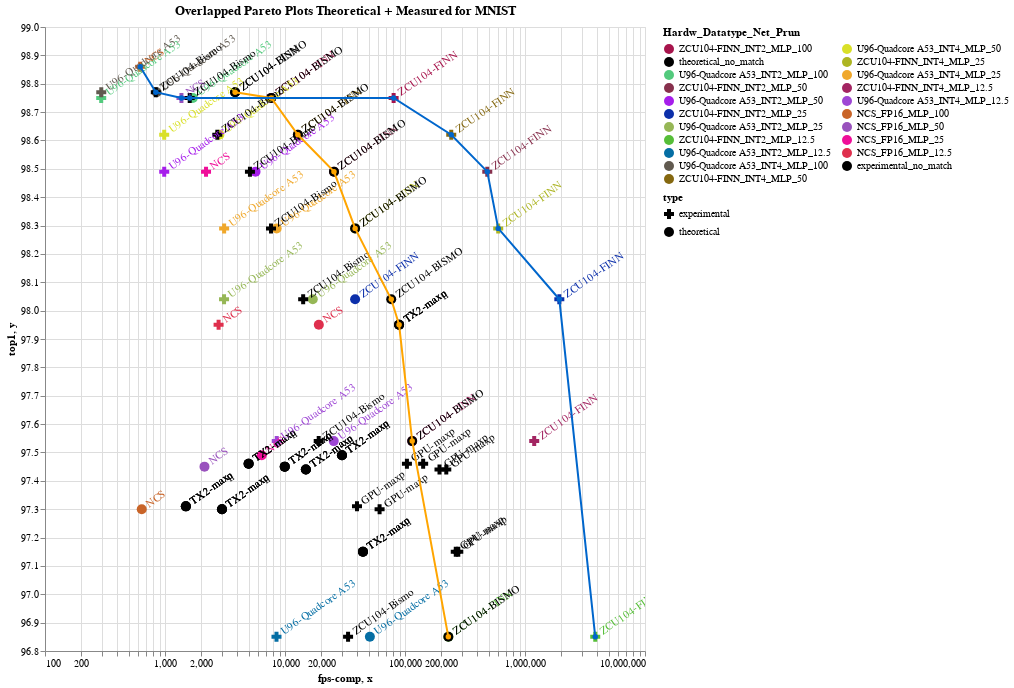

The code cell stored with this chart in its notebook:
### Code cell
#hide_input
plot_it_now(df= overlapped_pareto_mnist, xcol= 'fps-comp', ycol= 'top1', groupcol= 'hardw_datatype_net_prun', title='Overlapped Pareto Plots Theoretical + Measured for MNIST')

### Figure 1 — Vega-Lite specification as saved in the notebook (floating-point values rounded to 4 significant figures)
{"config": {"view": {"continuousWidth": 400, "continuousHeight": 300}}, "layer": [{"layer": [{"mark": {"type": "point", "filled": true, "opacity": 1, "size": 100}, "encoding": {"color": {"type": "nominal", "field": "color", "legend": {"columns": 2, "title": "Hardw_Datatype_Net_Prun"}, "scale": {"domain": ["ZCU104-FINN_INT2_MLP_100", "theoretical_no_match", "U96-Quadcore A53_INT2_MLP_100", "ZCU104-FINN_INT2_MLP_50", "U96-Quadcore A53_INT2_MLP_50", "ZCU104-FINN_INT2_MLP_25", "U96-Quadcore A53_INT2_MLP_25", "ZCU104-FINN_INT2_MLP_12.5", "U96-Quadcore A53_INT2_MLP_12.5", "U96-Quadcore A53_INT4_MLP_100", "ZCU104-FINN_INT4_MLP_50", "U96-Quadcore A53_INT4_MLP_50", "ZCU104-FINN_INT4_MLP_25", "U96-Quadcore A53_INT4_MLP_25", "ZCU104-FINN_INT4_MLP_12.5", "U96-Quadcore A53_INT4_MLP_12.5", "NCS_FP16_MLP_100", "NCS_FP16_MLP_50", "NCS_FP16_MLP_25", "NCS_FP16_MLP_12.5", "experimental_no_match"], "range": ["#A7144C", "#000000", "#53CA7D", "#87304D", "#A61EEB", "#0C2FAA", "#96B756", "#56BE38", "#056EA4", "#615A50", "#856810", "#D9E028", "#ADB522", "#F0A82B", "#A32562", "#9E47D5", "#C96428", "#9952BD", "#EF0E99", "#DF2F4D", "#000000"]}}, "shape": {"type": "nominal", "field": "type", "scale": {"range": ["cross", "circle"]}}, "tooltip": [{"type": "nominal", "field": "hardw_datatype_net_prun"}, {"type": "nominal", "field": "color"}, {"type": "nominal", "field": "type"}, {"type": "quantitative", "field": "fps-comp"}, {"type": "nominal", "field": "top1"}], "x": {"type": "quantitative", "field": "fps-comp", "scale": {"type": "log"}}, "y": {"type": "quantitative", "field": "top1", "scale": {"zero": false}}}, "height": 624.0, "selection": {"selector038": {"type": "interval", "bind": "scales", "encodings": ["x", "y"]}}, "title": "Overlapped Pareto Plots Theoretical + Measured for MNIST", "width": 600}, {"mark": {"type": "text", "align": "left", "angle": 325, "baseline": "middle", "dx": 7}, "encoding": {"color": {"type": "nominal", "field": "color", "legend": {"columns": 2, "title": "Hardw_Datatype_Net_Prun"}, "scale": {"domain": ["ZCU104-FINN_INT2_MLP_100", "theoretical_no_match", "U96-Quadcore A53_INT2_MLP_100", "ZCU104-FINN_INT2_MLP_50", "U96-Quadcore A53_INT2_MLP_50", "ZCU104-FINN_INT2_MLP_25", "U96-Quadcore A53_INT2_MLP_25", "ZCU104-FINN_INT2_MLP_12.5", "U96-Quadcore A53_INT2_MLP_12.5", "U96-Quadcore A53_INT4_MLP_100", "ZCU104-FINN_INT4_MLP_50", "U96-Quadcore A53_INT4_MLP_50", "ZCU104-FINN_INT4_MLP_25", "U96-Quadcore A53_INT4_MLP_25", "ZCU104-FINN_INT4_MLP_12.5", "U96-Quadcore A53_INT4_MLP_12.5", "NCS_FP16_MLP_100", "NCS_FP16_MLP_50", "NCS_FP16_MLP_25", "NCS_FP16_MLP_12.5", "experimental_no_match"], "range": ["#A7144C", "#000000", "#53CA7D", "#87304D", "#A61EEB", "#0C2FAA", "#96B756", "#56BE38", "#056EA4", "#615A50", "#856810", "#D9E028", "#ADB522", "#F0A82B", "#A32562", "#9E47D5", "#C96428", "#9952BD", "#EF0E99", "#DF2F4D", "#000000"]}}, "shape": {"type": "nominal", "field": "type", "scale": {"range": ["cross", "circle"]}}, "text": {"type": "nominal", "field": "hardw"}, "tooltip": [{"type": "nominal", "field": "hardw_datatype_net_prun"}, {"type": "nominal", "field": "color"}, {"type": "nominal", "field": "type"}, {"type": "quantitative", "field": "fps-comp"}, {"type": "nominal", "field": "top1"}], "x": {"type": "quantitative", "field": "fps-comp", "scale": {"type": "log"}}, "y": {"type": "quantitative", "field": "top1", "scale": {"zero": false}}}, "height": 624.0, "title": "Overlapped Pareto Plots Theoretical + Measured for MNIST", "width": 600}], "data": {"name": "data-d27525a94ce8188a2c7a81dd6da3e9de"}}, {"layer": [{"data": {"name": "data-cbc69d3c80f54c2420bfdac935848113"}, "mark": {"type": "line", "point": true}, "encoding": {"color": {"value": "#FFA500"}, "tooltip": [{"type": "nominal", "field": "group"}, {"type": "quantitative", "field": "x"}, {"type": "nominal", "field": "y"}], "x": {"type": "quantitative", "field": "x"}, "y": {"type": "quantitative", "field": "y", "scale": {"zero": false}}}, "selection": {"selector036": {"type": "interval", "bind": "scales", "encodings": ["x", "y"]}}}, {"data": {"name": "data-29de145953af0ac8a69ab881b19f7abf"}, "mark": {"type": "line", "point": true}, "encoding": {"color": {"value": "#0066CC"}, "tooltip": [{"type": "nominal", "field": "group"}, {"type": "quantitative", "field": "x"}, {"type": "quantitative", "field": "y"}], "x": {"type": "quantitative", "field": "x"}, "y": {"type": "quantitative", "field": "y", "scale": {"zero": false}}}, "selection": {"selector037": {"type": "interval", "bind": "scales", "encodings": ["x", "y"]}}}]}], "resolve": {"scale": {"color": "independent", "shape": "independent"}}, "title": "Overlapped Pareto Plots Theoretical + Measured for MNIST", "$schema": "https://vega.github.io/schema/vega-lite/v4.0.2.json", "datasets": {"data-d27525a94ce8188a2c7a81dd6da3e9de": [{"hardw_datatype_net_prun": "ZCU104-FINN_INT2_MLP_100", "hardw": "ZCU104-FINN", "network": "MLP", "fps-comp": 7680.0, "top1": "98.75", "type": "theoretical", "color": "ZCU104-FINN_INT2_MLP_100"}, {"hardw_datatype_net_prun": "ZCU104-BISMO_INT2_MLP_100", "hardw": "ZCU104-BISMO", "network": "MLP", "fps-comp": 7680.0, "top1": "98.75", "type": "theoretical", "color": "theoretical_no_match"}, {"hardw_datatype_net_prun": "U96-Quadcore A53_INT2_MLP_100", "hardw": "U96-Quadcore A53", "network": "MLP", "fps-comp": 1704.0, "top1": "98.75", "type": "theoretical", "color": "U96-Quadcore A53_INT2_MLP_100"}, {"hardw_datatype_net_prun": "ZCU104-FINN_INT2_MLP_50", "hardw": "ZCU104-FINN", "network": "MLP", "fps-comp": 25600.0, "top1": "98.49", "type": "theoretical", "color": "ZCU104-FINN_INT2_MLP_50"}, {"hardw_datatype_net_prun": "ZCU104-BISMO_INT2_MLP_50", "hardw": "ZCU104-BISMO", "network": "MLP", "fps-comp": 25600.0, "top1": "98.49", "type": "theoretical", "color": "theoretical_no_match"}, {"hardw_datatype_net_prun": "U96-Quadcore A53_INT2_MLP_50", "hardw": "U96-Quadcore A53", "network": "MLP", "fps-comp": 5680.0, "top1": "98.49", "type": "theoretical", "color": "U96-Quadcore A53_INT2_MLP_50"}, {"hardw_datatype_net_prun": "ZCU104-FINN_INT2_MLP_25", "hardw": "ZCU104-FINN", "network": "MLP", "fps-comp": 38400.0, "top1": "98.04", "type": "theoretical", "color": "ZCU104-FINN_INT2_MLP_25"}, {"hardw_datatype_net_prun": "ZCU104-BISMO_INT2_MLP_25", "hardw": "ZCU104-BISMO", "network": "MLP", "fps-comp": 76800.0, "top1": "98.04", "type": "theoretical", "color": "theoretical_no_match"}, {"hardw_datatype_net_prun": "U96-Quadcore A53_INT2_MLP_25", "hardw": "U96-Quadcore A53", "network": "MLP", "fps-comp": 17040.0, "top1": "98.04", "type": "theoretical", "color": "U96-Quadcore A53_INT2_MLP_25"}, {"hardw_datatype_net_prun": "ZCU104-FINN_INT2_MLP_12.5", "hardw": "ZCU104-FINN", "network": "MLP", "fps-comp": 229700.0, "top1": "96.85", "type": "theoretical", "color": "ZCU104-FINN_INT2_MLP_12.5"}, {"hardw_datatype_net_prun": "ZCU104-BISMO_INT2_MLP_12.5", "hardw": "ZCU104-BISMO", "network": "MLP", "fps-comp": 229700.0, "top1": "96.85", "type": "theoretical", "color": "theoretical_no_match"}, {"hardw_datatype_net_prun": "U96-Quadcore A53_INT2_MLP_12.5", "hardw": "U96-Quadcore A53", "network": "MLP", "fps-comp": 50970.0, "top1": "96.85", "type": "theoretical", "color": "U96-Quadcore A53_INT2_MLP_12.5"}, {"hardw_datatype_net_prun": "ZCU104-FINN_INT4_MLP_100", "hardw": "ZCU104-FINN", "network": "MLP", "fps-comp": 3840.0, "top1": "98.77", "type": "theoretical", "color": "theoretical_no_match"}, {"hardw_datatype_net_prun": "ZCU104-BISMO_INT4_MLP_100", "hardw": "ZCU104-BISMO", "network": "MLP", "fps-comp": 3840.0, "top1": "98.77", "type": "theoretical", "color": "theoretical_no_match"}, {"hardw_datatype_net_prun": "U96-Quadcore A53_INT4_MLP_100", "hardw": "U96-Quadcore A53", "network": "MLP", "fps-comp": 852.0, "top1": "98.77", "type": "theoretical", "color": "U96-Quadcore A53_INT4_MLP_100"}, {"hardw_datatype_net_prun": "ZCU104-FINN_INT4_MLP_50", "hardw": "ZCU104-FINN", "network": "MLP", "fps-comp": 12800.0, "top1": "98.62", "type": "theoretical", "color": "ZCU104-FINN_INT4_MLP_50"}, {"hardw_datatype_net_prun": "ZCU104-BISMO_INT4_MLP_50", "hardw": "ZCU104-BISMO", "network": "MLP", "fps-comp": 12800.0, "top1": "98.62", "type": "theoretical", "color": "theoretical_no_match"}, {"hardw_datatype_net_prun": "U96-Quadcore A53_INT4_MLP_50", "hardw": "U96-Quadcore A53", "network": "MLP", "fps-comp": 2840.0, "top1": "98.62", "type": "theoretical", "color": "U96-Quadcore A53_INT4_MLP_50"}, {"hardw_datatype_net_prun": "ZCU104-FINN_INT4_MLP_25", "hardw": "ZCU104-FINN", "network": "MLP", "fps-comp": 38400.0, "top1": "98.29", "type": "theoretical", "color": "ZCU104-FINN_INT4_MLP_25"}, {"hardw_datatype_net_prun": "ZCU104-BISMO_INT4_MLP_25", "hardw": "ZCU104-BISMO", "network": "MLP", "fps-comp": 38400.0, "top1": "98.29", "type": "theoretical", "color": "theoretical_no_match"}, {"hardw_datatype_net_prun": "U96-Quadcore A53_INT4_MLP_25", "hardw": "U96-Quadcore A53", "network": "MLP", "fps-comp": 8520.0, "top1": "98.29", "type": "theoretical", "color": "U96-Quadcore A53_INT4_MLP_25"}, {"hardw_datatype_net_prun": "ZCU104-FINN_INT4_MLP_12.5", "hardw": "ZCU104-FINN", "network": "MLP", "fps-comp": 114900.0, "top1": "97.54", "type": "theoretical", "color": "ZCU104-FINN_INT4_MLP_12.5"}, {"hardw_datatype_net_prun": "ZCU104-BISMO_INT4_MLP_12.5", "hardw": "ZCU104-BISMO", "network": "MLP", "fps-comp": 114900.0, "top1": "97.54", "type": "theoretical", "color": "theoretical_no_match"}, {"hardw_datatype_net_prun": "U96-Quadcore A53_INT4_MLP_12.5", "hardw": "U96-Quadcore A53", "network": "MLP", "fps-comp": 25480.0, "top1": "97.54", "type": "theoretical", "color": "U96-Quadcore A53_INT4_MLP_12.5"}, {"hardw_datatype_net_prun": "TX2-maxn_FP16_MLP_100", "hardw": "TX2-maxn", "network": "MLP", "fps-comp": 2985.0, "top1": "97.3", "type": "theoretical", "color": "theoretical_no_match"}, {"hardw_datatype_net_prun": "TX2-maxp_FP16_MLP_100", "hardw": "TX2-maxp", "network": "MLP", "fps-comp": 2985.0, "top1": "97.3", "type": "theoretical", "color": "theoretical_no_match"}, {"hardw_datatype_net_prun": "TX2-maxq_FP16_MLP_100", "hardw": "TX2-maxq", "network": "MLP", "fps-comp": 2985.0, "top1": "97.3", "type": "theoretical", "color": "theoretical_no_match"}, {"hardw_datatype_net_prun": "NCS_FP16_MLP_100", "hardw": "NCS", "network": "MLP", "fps-comp": 640.0, "top1": "97.3", "type": "theoretical", "color": "NCS_FP16_MLP_100"}, {"hardw_datatype_net_prun": "TX2-maxn_FP16_MLP_50", "hardw": "TX2-maxn", "network": "MLP", "fps-comp": 9950.0, "top1": "97.45", "type": "theoretical", "color": "theoretical_no_match"}, {"hardw_datatype_net_prun": "TX2-maxp_FP16_MLP_50", "hardw": "TX2-maxp", "network": "MLP", "fps-comp": 9950.0, "top1": "97.45", "type": "theoretical", "color": "theoretical_no_match"}, {"hardw_datatype_net_prun": "TX2-maxq_FP16_MLP_50", "hardw": "TX2-maxq", "network": "MLP", "fps-comp": 9950.0, "top1": "97.45", "type": "theoretical", "color": "theoretical_no_match"}, {"hardw_datatype_net_prun": "NCS_FP16_MLP_50", "hardw": "NCS", "network": "MLP", "fps-comp": 2133.0, "top1": "97.45", "type": "theoretical", "color": "NCS_FP16_MLP_50"}, {"hardw_datatype_net_prun": "TX2-maxn_FP16_MLP_25", "hardw": "TX2-maxn", "network": "MLP", "fps-comp": 29850.0, "top1": "97.49", "type": "theoretical", "color": "theoretical_no_match"}, {"hardw_datatype_net_prun": "TX2-maxp_FP16_MLP_25", "hardw": "TX2-maxp", "network": "MLP", "fps-comp": 29850.0, "top1": "97.49", "type": "theoretical", "color": "theoretical_no_match"}, {"hardw_datatype_net_prun": "TX2-maxq_FP16_MLP_25", "hardw": "TX2-maxq", "network": "MLP", "fps-comp": 29850.0, "top1": "97.49", "type": "theoretical", "color": "theoretical_no_match"}, {"hardw_datatype_net_prun": "NCS_FP16_MLP_25", "hardw": "NCS", "network": "MLP", "fps-comp": 6400.0, "top1": "97.49", "type": "theoretical", "color": "NCS_FP16_MLP_25"}, {"hardw_datatype_net_prun": "TX2-maxn_FP16_MLP_12.5", "hardw": "TX2-maxn", "network": "MLP", "fps-comp": 89280.0, "top1": "97.95", "type": "theoretical", "color": "theoretical_no_match"}, {"hardw_datatype_net_prun": "TX2-maxp_FP16_MLP_12.5", "hardw": "TX2-maxp", "network": "MLP", "fps-comp": 89280.0, "top1": "97.95", "type": "theoretical", "color": "theoretical_no_match"}, {"hardw_datatype_net_prun": "TX2-maxq_FP16_MLP_12.5", "hardw": "TX2-maxq", "network": "MLP", "fps-comp": 89280.0, "top1": "97.95", "type": "theoretical", "color": "theoretical_no_match"}, {"hardw_datatype_net_prun": "NCS_FP16_MLP_12.5", "hardw": "NCS", "network": "MLP", "fps-comp": 19140.0, "top1": "97.95", "type": "theoretical", "color": "NCS_FP16_MLP_12.5"}, {"hardw_datatype_net_prun": "TX2-maxn_FP32_MLP_100", "hardw": "TX2-maxn", "network": "MLP", "fps-comp": 1492.0, "top1": "97.31", "type": "theoretical", "color": "theoretical_no_match"}, {"hardw_datatype_net_prun": "TX2-maxp_FP32_MLP_100", "hardw": "TX2-maxp", "network": "MLP", "fps-comp": 1492.0, "top1": "97.31", "type": "theoretical", "color": "theoretical_no_match"}, {"hardw_datatype_net_prun": "TX2-maxq_FP32_MLP_100", "hardw": "TX2-maxq", "network": "MLP", "fps-comp": 1492.0, "top1": "97.31", "type": "theoretical", "color": "theoretical_no_match"}, {"hardw_datatype_net_prun": "TX2-maxn_FP32_MLP_50", "hardw": "TX2-maxn", "network": "MLP", "fps-comp": 4975.0, "top1": "97.46", "type": "theoretical", "color": "theoretical_no_match"}, {"hardw_datatype_net_prun": "TX2-maxp_FP32_MLP_50", "hardw": "TX2-maxp", "network": "MLP", "fps-comp": 4975.0, "top1": "97.46", "type": "theoretical", "color": "theoretical_no_match"}, {"hardw_datatype_net_prun": "TX2-maxq_FP32_MLP_50", "hardw": "TX2-maxq", "network": "MLP", "fps-comp": 4975.0, "top1": "97.46", "type": "theoretical", "color": "theoretical_no_match"}, {"hardw_datatype_net_prun": "TX2-maxn_FP32_MLP_25", "hardw": "TX2-maxn", "network": "MLP", "fps-comp": 14920.0, "top1": "97.44", "type": "theoretical", "color": "theoretical_no_match"}, {"hardw_datatype_net_prun": "TX2-maxp_FP32_MLP_25", "hardw": "TX2-maxp", "network": "MLP", "fps-comp": 14920.0, "top1": "97.44", "type": "theoretical", "color": "theoretical_no_match"}, {"hardw_datatype_net_prun": "TX2-maxq_FP32_MLP_25", "hardw": "TX2-maxq", "network": "MLP", "fps-comp": 14920.0, "top1": "97.44", "type": "theoretical", "color": "theoretical_no_match"}, {"hardw_datatype_net_prun": "TX2-maxn_FP32_MLP_12.5", "hardw": "TX2-maxn", "network": "MLP", "fps-comp": 44640.0, "top1": "97.15", "type": "theoretical", "color": "theoretical_no_match"}, {"hardw_datatype_net_prun": "TX2-maxp_FP32_MLP_12.5", "hardw": "TX2-maxp", "network": "MLP", "fps-comp": 44640.0, "top1": "97.15", "type": "theoretical", "color": "theoretical_no_match"}, {"hardw_datatype_net_prun": "TX2-maxq_FP32_MLP_12.5", "hardw": "TX2-maxq", "network": "MLP", "fps-comp": 44640.0, "top1": "97.15", "type": "theoretical", "color": "theoretical_no_match"}, {"hardw_datatype_net_prun": "GPU-maxp_FP16_MLP_100", "hardw": "GPU-maxp", "network": "MLP", "fps-comp": 61410.0, "top1": 97.3, "type": "experimental", "color": "experimental_no_match"}, {"hardw_datatype_net_prun": "GPU-maxp_FP16_MLP_12.5", "hardw": "GPU-maxp", "network": "MLP", "fps-comp": 278000.0, "top1": 97.15, "type": "experimental", "color": "experimental_no_match"}, {"hardw_datatype_net_prun": "GPU-maxp_FP16_MLP_25", "hardw": "GPU-maxp", "network": "MLP", "fps-comp": 220800.0, "top1": 97.44, "type": "experimental", "color": "experimental_no_match"}, {"hardw_datatype_net_prun": "GPU-maxp_FP16_MLP_50", "hardw": "GPU-maxp", "network": "MLP", "fps-comp": 141700.0, "top1": 97.46, "type": "experimental", "color": "experimental_no_match"}, {"hardw_datatype_net_prun": "GPU-maxp_FP32_MLP_100", "hardw": "GPU-maxp", "network": "MLP", "fps-comp": 39800.0, "top1": 97.31, "type": "experimental", "color": "experimental_no_match"}, {"hardw_datatype_net_prun": "GPU-maxp_FP32_MLP_12.5", "hardw": "GPU-maxp", "network": "MLP", "fps-comp": 264900.0, "top1": 97.15, "type": "experimental", "color": "experimental_no_match"}, {"hardw_datatype_net_prun": "GPU-maxp_FP32_MLP_25", "hardw": "GPU-maxp", "network": "MLP", "fps-comp": 193900.0, "top1": 97.44, "type": "experimental", "color": "experimental_no_match"}, {"hardw_datatype_net_prun": "GPU-maxp_FP32_MLP_50", "hardw": "GPU-maxp", "network": "MLP", "fps-comp": 103800.0, "top1": 97.46, "type": "experimental", "color": "experimental_no_match"}, {"hardw_datatype_net_prun": "NCS_FP16_MLP_100", "hardw": "NCS", "network": "MLP", "fps-comp": 621.3, "top1": 98.86, "type": "experimental", "color": "NCS_FP16_MLP_100"}, {"hardw_datatype_net_prun": "NCS_FP16_MLP_12.5", "hardw": "NCS", "network": "MLP", "fps-comp": 2796.0, "top1": 97.95, "type": "experimental", "color": "NCS_FP16_MLP_12.5"}, {"hardw_datatype_net_prun": "NCS_FP16_MLP_25", "hardw": "NCS", "network": "MLP", "fps-comp": 2197.0, "top1": 98.49, "type": "experimental", "color": "NCS_FP16_MLP_25"}, {"hardw_datatype_net_prun": "NCS_FP16_MLP_50", "hardw": "NCS", "network": "MLP", "fps-comp": 1371.0, "top1": 98.75, "type": "experimental", "color": "NCS_FP16_MLP_50"}, {"hardw_datatype_net_prun": "U96-Quadcore A53_INT2_MLP_100", "hardw": "U96-Quadcore A53", "network": "MLP", "fps-comp": 294.1, "top1": 98.75, "type": "experimental", "color": "U96-Quadcore A53_INT2_MLP_100"}, {"hardw_datatype_net_prun": "U96-Quadcore A53_INT2_MLP_12.5", "hardw": "U96-Quadcore A53", "network": "MLP", "fps-comp": 8494.0, "top1": 96.85, "type": "experimental", "color": "U96-Quadcore A53_INT2_MLP_12.5"}, {"hardw_datatype_net_prun": "U96-Quadcore A53_INT2_MLP_25", "hardw": "U96-Quadcore A53", "network": "MLP", "fps-comp": 3105.0, "top1": 98.04, "type": "experimental", "color": "U96-Quadcore A53_INT2_MLP_25"}, {"hardw_datatype_net_prun": "U96-Quadcore A53_INT2_MLP_50", "hardw": "U96-Quadcore A53", "network": "MLP", "fps-comp": 985.3, "top1": 98.49, "type": "experimental", "color": "U96-Quadcore A53_INT2_MLP_50"}, {"hardw_datatype_net_prun": "U96-Quadcore A53_INT4_MLP_100", "hardw": "U96-Quadcore A53", "network": "MLP", "fps-comp": 294.4, "top1": 98.77, "type": "experimental", "color": "U96-Quadcore A53_INT4_MLP_100"}, {"hardw_datatype_net_prun": "U96-Quadcore A53_INT4_MLP_12.5", "hardw": "U96-Quadcore A53", "network": "MLP", "fps-comp": 8536.0, "top1": 97.54, "type": "experimental", "color": "U96-Quadcore A53_INT4_MLP_12.5"}, {"hardw_datatype_net_prun": "U96-Quadcore A53_INT4_MLP_25", "hardw": "U96-Quadcore A53", "network": "MLP", "fps-comp": 3110.0, "top1": 98.29, "type": "experimental", "color": "U96-Quadcore A53_INT4_MLP_25"}, {"hardw_datatype_net_prun": "U96-Quadcore A53_INT4_MLP_50", "hardw": "U96-Quadcore A53", "network": "MLP", "fps-comp": 984.9, "top1": 98.62, "type": "experimental", "color": "U96-Quadcore A53_INT4_MLP_50"}, {"hardw_datatype_net_prun": "ZCU104-Bismo_INT2_MLP_100", "hardw": "ZCU104-Bismo", "network": "MLP", "fps-comp": 1607.0, "top1": 98.75, "type": "experimental", "color": "experimental_no_match"}, {"hardw_datatype_net_prun": "ZCU104-Bismo_INT2_MLP_12.5", "hardw": "ZCU104-Bismo", "network": "MLP", "fps-comp": 33540.0, "top1": 96.85, "type": "experimental", "color": "experimental_no_match"}, {"hardw_datatype_net_prun": "ZCU104-Bismo_INT2_MLP_25", "hardw": "ZCU104-Bismo", "network": "MLP", "fps-comp": 14170.0, "top1": 98.04, "type": "experimental", "color": "experimental_no_match"}, {"hardw_datatype_net_prun": "ZCU104-Bismo_INT2_MLP_50", "hardw": "ZCU104-Bismo", "network": "MLP", "fps-comp": 5104.0, "top1": 98.49, "type": "experimental", "color": "experimental_no_match"}, {"hardw_datatype_net_prun": "ZCU104-Bismo_INT4_MLP_100", "hardw": "ZCU104-Bismo", "network": "MLP", "fps-comp": 838.4, "top1": 98.77, "type": "experimental", "color": "experimental_no_match"}, {"hardw_datatype_net_prun": "ZCU104-Bismo_INT4_MLP_12.5", "hardw": "ZCU104-Bismo", "network": "MLP", "fps-comp": 19090.0, "top1": 97.54, "type": "experimental", "color": "experimental_no_match"}, {"hardw_datatype_net_prun": "ZCU104-Bismo_INT4_MLP_25", "hardw": "ZCU104-Bismo", "network": "MLP", "fps-comp": 7643.0, "top1": 98.29, "type": "experimental", "color": "experimental_no_match"}, {"hardw_datatype_net_prun": "ZCU104-Bismo_INT4_MLP_50", "hardw": "ZCU104-Bismo", "network": "MLP", "fps-comp": 2728.0, "top1": 98.62, "type": "experimental", "color": "experimental_no_match"}, {"hardw_datatype_net_prun": "ZCU104-FINN_INT2_MLP_100", "hardw": "ZCU104-FINN", "network": "MLP", "fps-comp": 80390.0, "top1": 98.75, "type": "experimental", "color": "ZCU104-FINN_INT2_MLP_100"}, {"hardw_datatype_net_prun": "ZCU104-FINN_INT2_MLP_12.5", "hardw": "ZCU104-FINN", "network": "MLP", "fps-comp": 3850000.0, "top1": 96.85, "type": "experimental", "color": "ZCU104-FINN_INT2_MLP_12.5"}, {"hardw_datatype_net_prun": "ZCU104-FINN_INT2_MLP_25", "hardw": "ZCU104-FINN", "network": "MLP", "fps-comp": 1932000.0, "top1": 98.04, "type": "experimental", "color": "ZCU104-FINN_INT2_MLP_25"}, {"hardw_datatype_net_prun": "ZCU104-FINN_INT2_MLP_50", "hardw": "ZCU104-FINN", "network": "MLP", "fps-comp": 484800.0, "top1": 98.49, "type": "experimental", "color": "ZCU104-FINN_INT2_MLP_50"}, {"hardw_datatype_net_prun": "ZCU104-FINN_INT4_MLP_12.5", "hardw": "ZCU104-FINN", "network": "MLP", "fps-comp": 1193000.0, "top1": 97.54, "type": "experimental", "color": "ZCU104-FINN_INT4_MLP_12.5"}, {"hardw_datatype_net_prun": "ZCU104-FINN_INT4_MLP_25", "hardw": "ZCU104-FINN", "network": "MLP", "fps-comp": 598100.0, "top1": 98.29, "type": "experimental", "color": "ZCU104-FINN_INT4_MLP_25"}, {"hardw_datatype_net_prun": "ZCU104-FINN_INT4_MLP_50", "hardw": "ZCU104-FINN", "network": "MLP", "fps-comp": 242900.0, "top1": 98.62, "type": "experimental", "color": "ZCU104-FINN_INT4_MLP_50"}], "data-cbc69d3c80f54c2420bfdac935848113": [{"x": 3840.0, "y": "98.77", "group": "ZCU104-FINN_INT4_MLP_100"}, {"x": 7680.0, "y": "98.75", "group": "ZCU104-BISMO_INT2_MLP_100"}, {"x": 12800.0, "y": "98.62", "group": "ZCU104-FINN_INT4_MLP_50"}, {"x": 25600.0, "y": "98.49", "group": "ZCU104-BISMO_INT2_MLP_50"}, {"x": 38400.0, "y": "98.29", "group": "ZCU104-BISMO_INT4_MLP_25"}, {"x": 76800.0, "y": "98.04", "group": "ZCU104-BISMO_INT2_MLP_25"}, {"x": 89280.0, "y": "97.95", "group": "TX2-maxp_FP16_MLP_12.5"}, {"x": 114900.0, "y": "97.54", "group": "ZCU104-FINN_INT4_MLP_12.5"}, {"x": 229700.0, "y": "96.85", "group": "ZCU104-BISMO_INT2_MLP_12.5"}], "data-29de145953af0ac8a69ab881b19f7abf": [{"x": 621.3, "y": 98.86, "group": "NCS_FP16_MLP_100"}, {"x": 838.4, "y": 98.77, "group": "ZCU104-Bismo_INT4_MLP_100"}, {"x": 1371.0, "y": 98.75, "group": "NCS_FP16_MLP_50"}, {"x": 1607.0, "y": 98.75, "group": "ZCU104-Bismo_INT2_MLP_100"}, {"x": 80390.0, "y": 98.75, "group": "ZCU104-FINN_INT2_MLP_100"}, {"x": 242900.0, "y": 98.62, "group": "ZCU104-FINN_INT4_MLP_50"}, {"x": 484800.0, "y": 98.49, "group": "ZCU104-FINN_INT2_MLP_50"}, {"x": 598100.0, "y": 98.29, "group": "ZCU104-FINN_INT4_MLP_25"}, {"x": 1932000.0, "y": 98.04, "group": "ZCU104-FINN_INT2_MLP_25"}, {"x": 3850000.0, "y": 96.85, "group": "ZCU104-FINN_INT2_MLP_12.5"}]}}
